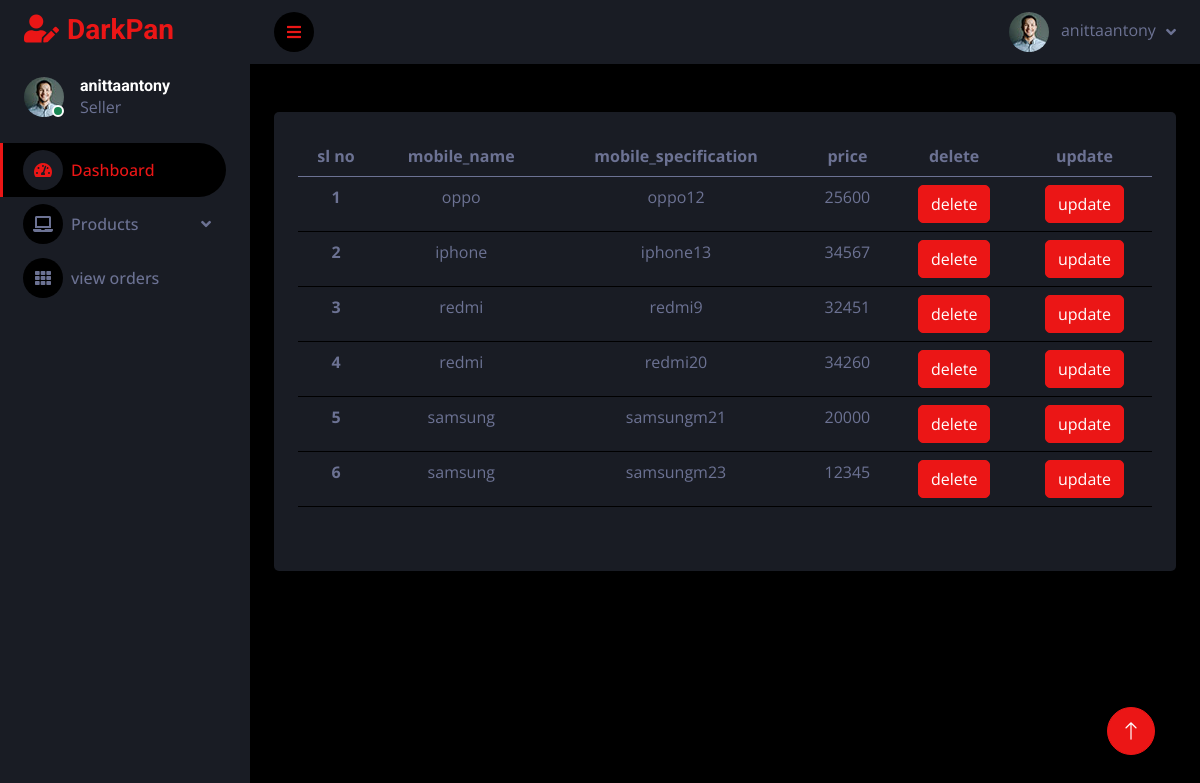
The page /view_mobile_rentals (signed in) on the database its author committed.
### sales_app/models.py (models this page shows)
class Login_view(AbstractUser):
    is_customer = models.BooleanField(default=False)
    is_seller = models.BooleanField(default=False)
    is_manager = models.BooleanField(default=False)

class Mobile_Rentals(models.Model):
    user = models.ForeignKey(Login_view, on_delete=models.CASCADE, related_name='mobile_rentals')
    mobile_name = models.CharField(max_length=50)
    mobile_specification = models.CharField(max_length=150)
    price = models.CharField(max_length=6)
    document = models.FileField(upload_to='documents/')
    status4 = models.BooleanField(default=0)

### sales_app/seller_view.py (the view)
# urls.py: path("view_mobile_rentals",seller_view.view_mobile_rentals, name="view_mobile_rentals"),
@login_required(login_url='Login')
def view_mobile_rentals(request):
    user = request.user
    data = Mobile_Rentals.objects.filter(user=user)
    return render(request, "new_mobile_rentals.html", {'new': data})

### templates/new_mobile_rentals.html (shortened to what this page needs)
{% extends 'seller_template/seller_template.html' %}
{% block content %}
<table class="table">
    <div class="Mobile_Rentals">
           <thead>
           <tr>
                <th scope="col">sl no</th>
                <th scope="col">mobile_name</th>
                <th scope="col">mobile_specification</th>
                <th scope="col">price</th>
                <th scope="col">delete</th>
                <th scope="col">update</th>
           </tr>
           </thead>
           {% for i in new %}
           <tr>
               <th scope="row">{{forloop.counter}}</th>
               <td>{{i.mobile_name}}</td>
               <td>{{i.mobile_specification}}</td>
               <td>{{i.price}}</td>
               <td><a href="{% url 'delete_mobile_rentals_data' i.id %}">
                   <button type="button" class="btn btn-primary">delete</button>
                    </a></td>
               <td><a href="{% url 'update_mobile_rentals_data' i.id %}">
                   <button type="button" class="btn btn-primary">update</button>
                    </a></td>
    </tr>
           {% endfor %}
</table>
{% endblock %}

### templates/seller_template/seller_template.html (shortened to what this page needs)
<!DOCTYPE html>
{% load static %}
<html lang="en">
<head>
    <link href="https://cdnjs.cloudflare.com/ajax/libs/font-awesome/5.10.0/css/all.min.css" rel="stylesheet">
    <link href="https://cdn.jsdelivr.net/npm/bootstrap-icons@1.4.1/font/bootstrap-icons.css" rel="stylesheet">
    <link href=" {% static 'new static/lib/owlcarousel/assets/owl.carousel.min.css' %} " rel="stylesheet">
    <link href=" {% static 'new static/lib/tempusdominus/css/tempusdominus-bootstrap-4.min.css' %} " rel="stylesheet" />
    <link href=" {% static 'new static/css/bootstrap.min.css' %} " rel="stylesheet">
    <link href=" {% static 'new static/css/style.css' %} " rel="stylesheet">
</head>
<body>
    <div class="container-fluid position-relative d-flex p-0">
        <div class="sidebar pe-4 pb-3">
            <nav class="navbar bg-secondary navbar-dark">
                <a href=" {% static 'new static/index.html' %} " class="navbar-brand mx-4 mb-3">
                    <h3 class="text-primary"><i class="fa fa-user-edit me-2"></i>DarkPan</h3>
                </a>
                <div class="d-flex align-items-center ms-4 mb-4">
                    <div class="position-relative">
                        <img class="rounded-circle" src=" {% static 'new static/img/user.jpg' %} " alt="" style="width: 40px; height: 40px;">
                        <div class="bg-success rounded-circle border border-2 border-white position-absolute end-0 bottom-0 p-1"></div>
                    </div>
                    <div class="ms-3">
                        <h6 class="mb-0">{{ request.user }}</h6>
                        <span>Seller</span>
                    </div>
                </div>
                <div class="navbar-nav w-100">
                    <a href=" {% static 'new static/index.html' %} " class="nav-item nav-link active"><i class="fa fa-tachometer-alt me-2"></i>Dashboard</a>
                    <div class="nav-item dropdown">
                        <a href="#" class="nav-link dropdown-toggle" data-bs-toggle="dropdown"><i class="fa fa-laptop me-2"></i>Products</a>
                    </div>
                    <a href=" {% url 'view_orders' %} " class="nav-item nav-link"><i class="fa fa-th me-2"></i>view orders</a>
                    </div>
                </div>
        </div>
        <div class="content">
            <nav class="navbar navbar-expand bg-secondary navbar-dark sticky-top px-4 py-0">
                <a href="#" class="sidebar-toggler flex-shrink-0">
                    <i class="fa fa-bars"></i>
                </a>
                <div class="navbar-nav align-items-center ms-auto">
                    <div class="nav-item dropdown">
                        <a href="#" class="nav-link dropdown-toggle" data-bs-toggle="dropdown">
                            <img class="rounded-circle me-lg-2" src=" {% static 'new static/img/user.jpg' %} " alt="" style="width: 40px; height: 40px;">
                            <span class="d-none d-lg-inline-flex">{{ request.user }}</span>
                        </a>
                    </div>
                </div>
            </nav>
            <div class="container-fluid pt-4 px-4">
                <div class="row g-4">
                </div>
            </div>
            <div class="container-fluid pt-4 px-4">
                <div class="bg-secondary text-center rounded p-4">
                    <div class="d-flex align-items-center justify-content-between mb-4">
                        {% block content %}
                        {% endblock %}
                    </div>
                </div>
            </div>
            <div class="container-fluid pt-4 px-4">
            </div>
        </div>
        <a href="#" class="btn btn-lg btn-primary btn-lg-square back-to-top"><i class="bi bi-arrow-up"></i></a>
</body>
</html>

### static/new static/css/style.css (style rules this page uses)
:root { --primary: #EB1616; --secondary: #191C24; --light: #6C7293; --dark: #000000; }
.back-to-top { position: fixed; display: none; right: 45px; bottom: 45px; z-index: 99; }
.btn { transition: .5s; }
.btn-lg-square { width: 48px; height: 48px; }
.btn-square, .btn-sm-square, .btn-lg-square { padding: 0; display: inline-flex; align-items: center; justify-content: center; font-weight: normal; border-radius: 50px; }
.sidebar { position: fixed; top: 0; left: 0; bottom: 0; width: 250px; height: 100vh; overflow-y: auto; background: var(--secondary); transition: 0.5s; z-index: 999; }
.content { margin-left: 250px; min-height: 100vh; background: var(--dark); transition: 0.5s; }
@media (min-width: 992px) { .sidebar { margin-left: 0; } }
@media (min-width: 992px) { .content { width: calc(100% - 250px); } }
.sidebar .navbar .navbar-nav .nav-link { padding: 7px 20px; color: var(--light); font-weight: 500; border-left: 3px solid var(--secondary); border-radius: 0 30px 30px 0; outline: none; }
.sidebar .navbar .navbar-nav .nav-link:hover, .sidebar .navbar .navbar-nav .nav-link.active { color: var(--primary); background: var(--dark); border-color: var(--primary); }
.sidebar .navbar .navbar-nav .nav-link i { width: 40px; height: 40px; display: inline-flex; align-items: center; justify-content: center; background: var(--dark); border-radius: 40px; }
.sidebar .navbar .navbar-nav .nav-link:hover i, .sidebar .navbar .navbar-nav .nav-link.active i { background: var(--secondary); }
.sidebar .navbar .dropdown-toggle::after { position: absolute; top: 15px; right: 15px; border: none; content: "\f107"; font-family: "Font Awesome 5 Free"; font-weight: 900; transition: .5s; }
.content .navbar .navbar-nav .nav-link { margin-left: 25px; padding: 12px 0; color: var(--light); outline: none; }
.content .navbar .sidebar-toggler, .content .navbar .navbar-nav .nav-link i { width: 40px; height: 40px; display: inline-flex; align-items: center; justify-content: center; background: var(--dark); border-radius: 40px; }
.content .navbar .dropdown-toggle::after { margin-left: 6px; vertical-align: middle; border: none; content: "\f107"; font-family: "Font Awesome 5 Free"; font-weight: 900; transition: .5s; }

### rows shown on the page
Login_view: user "anittaantony"
Mobile_Rentals: mobile_name "oppo", mobile_specification "oppo12", price "25600"
Mobile_Rentals: mobile_name "iphone", mobile_specification "iphone13", price "34567"
Mobile_Rentals: mobile_name "redmi", mobile_specification "redmi9", price "32451"
Mobile_Rentals: mobile_name "redmi", mobile_specification "redmi20", price "34260"
Mobile_Rentals: mobile_name "samsung", mobile_specification "samsungm21", price "20000"
Mobile_Rentals: mobile_name "samsung", mobile_specification "samsungm23", price "12345"
